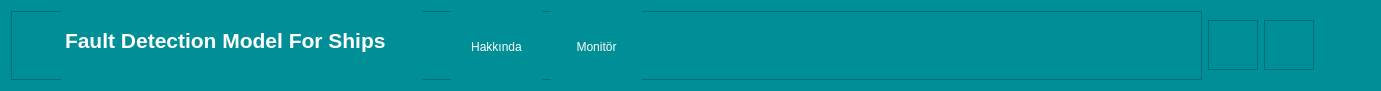
   <widget class="QFrame" name="Ust">
    <property name="enabled">
     <bool>true</bool>
    </property>
    <property name="geometry">
     <rect>
      <x>0</x>
      <y>0</y>
      <width>1381</width>
      <height>91</height>
     </rect>
    </property>
    <property name="sizePolicy">
     <sizepolicy hsizetype="Preferred" vsizetype="Preferred">
      <horstretch>0</horstretch>
      <verstretch>0</verstretch>
     </sizepolicy>
    </property>
    <property name="minimumSize">
     <size>
      <width>1301</width>
      <height>0</height>
     </size>
    </property>
    <property name="maximumSize">
     <size>
      <width>1600</width>
      <height>91</height>
     </size>
    </property>
    <property name="autoFillBackground">
     <bool>false</bool>
    </property>
    <property name="styleSheet">
     <string notr="true">background:rgb(0,143,150);</string>
    </property>
    <property name="frameShape">
     <enum>QFrame::NoFrame</enum>
    </property>
    <property name="frameShadow">
     <enum>QFrame::Raised</enum>
    </property>
    <layout class="QHBoxLayout" name="horizontalLayout_2">
     <item>
      <widget class="QFrame" name="frame_5">
       <property name="frameShape">
        <enum>QFrame::StyledPanel</enum>
       </property>
       <property name="frameShadow">
        <enum>QFrame::Raised</enum>
       </property>
       <widget class="QTextBrowser" name="textBrowser_2">
        <property name="geometry">
         <rect>
          <x>50</x>
          <y>0</y>
          <width>361</width>
          <height>71</height>
         </rect>
        </property>
        <property name="maximumSize">
         <size>
          <width>800</width>
          <height>16777215</height>
         </size>
        </property>
        <property name="focusPolicy">
         <enum>Qt::NoFocus</enum>
        </property>
        <property name="contextMenuPolicy">
         <enum>Qt::NoContextMenu</enum>
        </property>
        <property name="acceptDrops">
         <bool>false</bool>
        </property>
        <property name="autoFillBackground">
         <bool>false</bool>
        </property>
        <property name="styleSheet">
         <string notr="true"/>
        </property>
        <property name="inputMethodHints">
         <set>Qt::ImhNone</set>
        </property>
        <property name="frameShape">
         <enum>QFrame::NoFrame</enum>
        </property>
        <property name="frameShadow">
         <enum>QFrame::Plain</enum>
        </property>
        <property name="lineWidth">
         <number>2</number>
        </property>
        <property name="html">
         <string>&lt;!DOCTYPE HTML PUBLIC &quot;-//W3C//DTD HTML 4.0//EN&quot; &quot;http://www.w3.org/TR/REC-html40/strict.dtd&quot;&gt;
&lt;html&gt;&lt;head&gt;&lt;meta name=&quot;qrichtext&quot; content=&quot;1&quot; /&gt;&lt;style type=&quot;text/css&quot;&gt;
p, li { white-space: pre-wrap; }
&lt;/style&gt;&lt;/head&gt;&lt;body style=&quot; font-family:'MS Shell Dlg 2'; font-size:8.25pt; font-weight:400; font-style:normal;&quot;&gt;
&lt;p style=&quot;-qt-paragraph-type:empty; margin-top:0px; margin-bottom:0px; margin-left:0px; margin-right:0px; -qt-block-indent:0; text-indent:0px;&quot;&gt;&lt;br /&gt;&lt;/p&gt;
&lt;p style=&quot; margin-top:0px; margin-bottom:0px; margin-left:0px; margin-right:0px; -qt-block-indent:0; text-indent:0px;&quot;&gt;&lt;span style=&quot; font-size:16pt; font-weight:600; color:#ffffff;&quot;&gt;Fault Detection Model For Ships&lt;/span&gt;&lt;/p&gt;
&lt;p style=&quot;-qt-paragraph-type:empty; margin-top:0px; margin-bottom:0px; margin-left:0px; margin-right:0px; -qt-block-indent:0; text-indent:0px; font-size:16pt; font-weight:600; color:#ffffff;&quot;&gt;&lt;br /&gt;&lt;/p&gt;&lt;/body&gt;&lt;/html&gt;</string>
        </property>
        <property name="openLinks">
         <bool>false</bool>
        </property>
       </widget>
       <widget class="QPushButton" name="bn_hakkinda">
        <property name="geometry">
         <rect>
          <x>440</x>
          <y>0</y>
          <width>91</width>
          <height>71</height>
         </rect>
        </property>
        <property name="contextMenuPolicy">
         <enum>Qt::PreventContextMenu</enum>
        </property>
        <property name="autoFillBackground">
         <bool>false</bool>
        </property>
        <property name="styleSheet">
         <string notr="true">
color: rgb(255, 255, 255);
font: 90 15pt &quot;MS Shell Dlg 2&quot;;
border:0px;
</string>
        </property>
        <property name="text">
         <string>Hakkında</string>
        </property>
        <property name="autoDefault">
         <bool>false</bool>
        </property>
        <property name="default">
         <bool>false</bool>
        </property>
        <property name="flat">
         <bool>false</bool>
        </property>
       </widget>
       <widget class="QPushButton" name="bn_monitor">
        <property name="geometry">
         <rect>
          <x>540</x>
          <y>0</y>
          <width>91</width>
          <height>71</height>
         </rect>
        </property>
        <property name="contextMenuPolicy">
         <enum>Qt::PreventContextMenu</enum>
        </property>
        <property name="autoFillBackground">
         <bool>false</bool>
        </property>
        <property name="styleSheet">
         <string notr="true">
color: rgb(255, 255, 255);
font: 90 15pt &quot;MS Shell Dlg 2&quot;;
border:0px;
</string>
        </property>
        <property name="text">
         <string>Monitör</string>
        </property>
        <property name="autoDefault">
         <bool>false</bool>
        </property>
        <property name="default">
         <bool>false</bool>
        </property>
        <property name="flat">
         <bool>false</bool>
        </property>
       </widget>
      </widget>
     </item>
     <item>
      <widget class="QFrame" name="ufalt_2">
       <property name="minimumSize">
        <size>
         <width>50</width>
         <height>50</height>
        </size>
       </property>
       <property name="maximumSize">
        <size>
         <width>50</width>
         <height>50</height>
        </size>
       </property>
       <property name="styleSheet">
        <string notr="true"/>
       </property>
       <property name="frameShape">
        <enum>QFrame::StyledPanel</enum>
       </property>
       <property name="frameShadow">
        <enum>QFrame::Raised</enum>
       </property>
       <widget class="QPushButton" name="bn_min">
        <property name="geometry">
         <rect>
          <x>0</x>
          <y>0</y>
          <width>50</width>
          <height>50</height>
         </rect>
        </property>
        <property name="styleSheet">
         <string notr="true">QPushButton {
	border: none;
	background-color: rgba(0,0,0,0);
}
QPushButton:hover {
	background-color: rgb(0,113,150);
}
QPushButton:pressed {	
	background-color: rgba(0,0,0,0);
}
</string>
        </property>
        <property name="text">
         <string/>
        </property>
        <property name="icon">
         <iconset>
          <normaloff>../../Main Project/Assests/hideAsset 53.png</normaloff>../../Main Project/Assests/hideAsset 53.png</iconset>
        </property>
        <property name="iconSize">
         <size>
          <width>50</width>
          <height>50</height>
         </size>
        </property>
       </widget>
      </widget>
     </item>
     <item>
      <widget class="QFrame" name="buyut_2">
       <property name="minimumSize">
        <size>
         <width>50</width>
         <height>50</height>
        </size>
       </property>
       <property name="maximumSize">
        <size>
         <width>50</width>
         <height>50</height>
        </size>
       </property>
       <property name="styleSheet">
        <string notr="true"/>
       </property>
       <property name="frameShape">
        <enum>QFrame::StyledPanel</enum>
       </property>
       <property name="frameShadow">
        <enum>QFrame::Raised</enum>
       </property>
       <widget class="QPushButton" name="bn_expand">
        <property name="geometry">
         <rect>
          <x>0</x>
          <y>0</y>
          <width>50</width>
          <height>50</height>
         </rect>
        </property>
        <property name="autoFillBackground">
         <bool>false</bool>
        </property>
        <property name="styleSheet">
         <string notr="true">QPushButton {
	border: none;
	background-color: rgba(0,0,0,0);
}
QPushButton:hover {
	background-color: rgb(0,113,150);
}
QPushButton:pressed {	
	background-color: rgba(0,0,0,0);
}</string>
        </property>
        <property name="text">
         <string/>
        </property>
        <property name="icon">
         <iconset>
          <normaloff>../../Main Project/Assests/max.png</normaloff>../../Main Project/Assests/max.png</iconset>
        </property>
        <property name="iconSize">
         <size>
          <width>50</width>
          <height>50</height>
         </size>
        </property>
       </widget>
      </widget>
     </item>
     <item>
      <widget class="QFrame" name="kapat_2">
       <property name="minimumSize">
        <size>
         <width>50</width>
         <height>50</height>
        </size>
       </property>
       <property name="maximumSize">
        <size>
         <width>50</width>
         <height>50</height>
        </size>
       </property>
       <property name="sizeIncrement">
        <size>
         <width>0</width>
         <height>0</height>
        </size>
       </property>
       <property name="layoutDirection">
        <enum>Qt::LeftToRight</enum>
       </property>
       <property name="styleSheet">
        <string notr="true"/>
       </property>
       <property name="frameShape">
        <enum>QFrame::NoFrame</enum>
       </property>
       <property name="frameShadow">
        <enum>QFrame::Raised</enum>
       </property>
       <widget class="QPushButton" name="bn_close">
        <property name="geometry">
         <rect>
          <x>0</x>
          <y>0</y>
          <width>50</width>
          <height>50</height>
         </rect>
        </property>
        <property name="styleSheet">
         <string notr="true">QPushButton {
	border: none;
	background-color: rgba(0,0,0,0);
}
QPushButton:hover {
	background-color: rgb(0,113,150);
}
QPushButton:pressed {	
	background-color: rgba(0,0,0,0);
}</string>
        </property>
        <property name="text">
         <string/>
        </property>
        <property name="icon">
         <iconset>
          <normaloff>../../Main Project/Assests/closeAsset 43.png</normaloff>../../Main Project/Assests/closeAsset 43.png</iconset>
        </property>
        <property name="iconSize">
         <size>
          <width>50</width>
          <height>50</height>
         </size>
        </property>
       </widget>
      </widget>
     </item>
    </layout>
   </widget>
